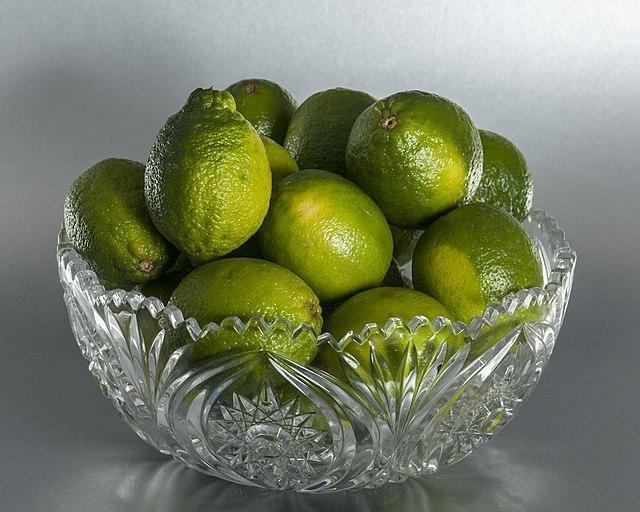
#> input picture test.jpg, 640 x 512 px
$ python -i main.py   (imports and definitions only)
#> lines starting #> are read from the running program, lines starting #| are printed output that depends on the picture
# Photolime metadata for GUI
METADATA = {
    "name": "Adjustments",
    "id": "adjustments",
    "icon": ("GtkIcon", "image"),
    "description": "Contrast, saturation, lightness and more"
}

import PIL
import numpy
from PIL import Image, ImageDraw, ImageEnhance

import gi
# [1 line not run here, left out]
from gi.repository import Gtk, GdkPixbuf, GLib


class Operation:
    def __init__(self, image: Image):
        self.image = image
        self.ready = False
        builder = Gtk.Builder()
        builder.add_from_file(f"modules/{METADATA['id']}/settings.glade")

        self.builder = builder

        self.brightness = builder.get_object("brightness")
        self.contrast = builder.get_object("contrast")
        self.saturation = builder.get_object("saturation")
        self.sharpness = builder.get_object("sharpness")

        def apply(event):
            self.process()

        def reset(event):
            self.brightness.set_value(0)
            self.contrast.set_value(0)
            self.saturation.set_value(0)
            self.sharpness.set_value(0)

        def cancel(event):
            window.destroy()

        handlers = {
            "reset": reset,
            "cancel": cancel,
            "apply": apply,
        }

        builder.connect_signals(handlers)

        window = builder.get_object("settings")
        window.show_all()
        self.window = window

    def process(self) -> Image:
        print("Modifying image!")

        brightness = self.builder.get_object("brightness").get_value() / 100 + 1
        contrast = self.builder.get_object("contrast").get_value() / 100 + 1
        saturation = self.builder.get_object("saturation").get_value() / 100 + 1
        sharpness = self.builder.get_object("sharpness").get_value() / 100 + 1

        pixels = self.image.load()
        image = self.image.copy()

        brightnessEnhancer = ImageEnhance.Brightness(image)
        image = brightnessEnhancer.enhance(brightness)

        contrastEnhancer = ImageEnhance.Contrast(image)
        image = contrastEnhancer.enhance(contrast)

        saturationEnhancer = ImageEnhance.Color(image)
        image = saturationEnhancer.enhance(saturation)

        sharpnessEnhancer = ImageEnhance.Sharpness(image)
        image = sharpnessEnhancer.enhance(sharpness)

        self.image = image
        self.ready = True
        self.window.destroy()

>>> import cv2
>>> picture = cv2.imread('../../test.jpg', cv2.IMREAD_GRAYSCALE)
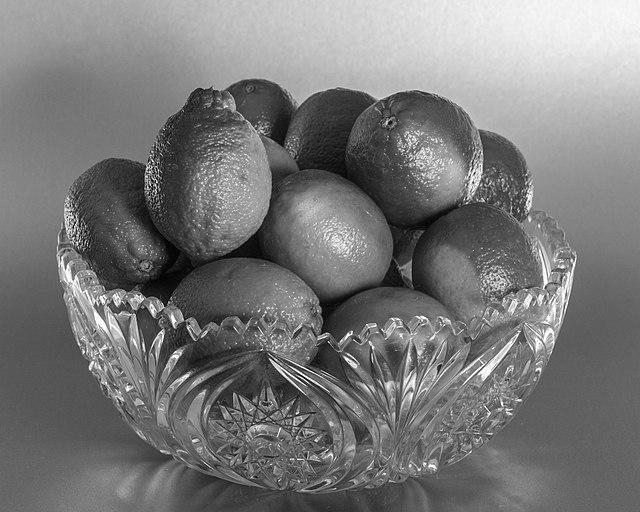
#> picture: shape (512, 640); min 0, max 255, mean 120.5
#> (the run stopped early here; a loop or call above may not have finished)

$ run again, on 114_once_an_iceberg_now_a_Growler_and_a_scupture_V-P.jpg
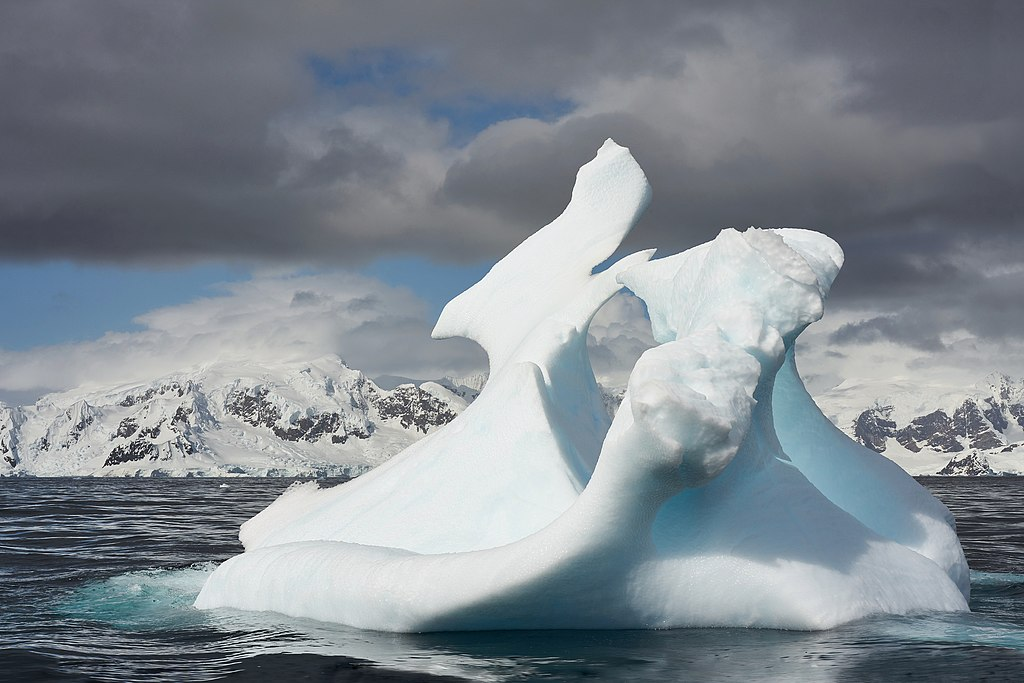
#> input picture 114_once_an_iceberg_now_a_Growler_and_a_scupture_V-P.jpg, 1024 x 683 px
#> `picture = cv2.imread('../../test.jpg', cv2.IMREAD_GRAYSCALE)`:
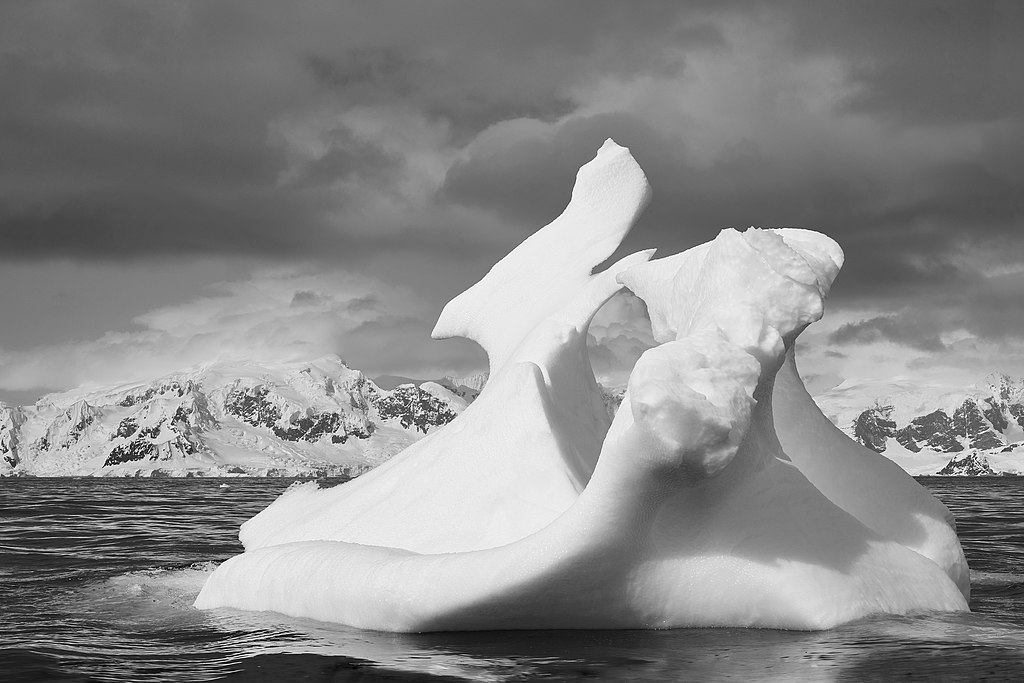
#> picture: shape (683, 1024); min 0, max 255, mean 136

$ run again, on Aerial_view_to_Motovun.jpg
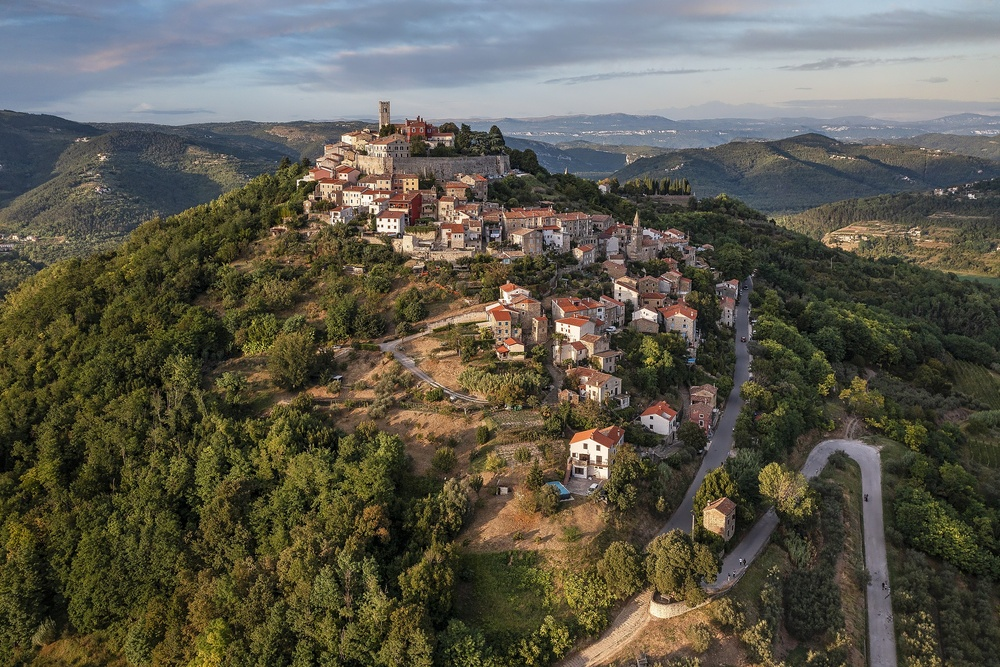
#> input picture Aerial_view_to_Motovun.jpg, 1000 x 667 px, shrunk from 2560 x 1707 before the run
#> `picture = cv2.imread('../../test.jpg', cv2.IMREAD_GRAYSCALE)`:
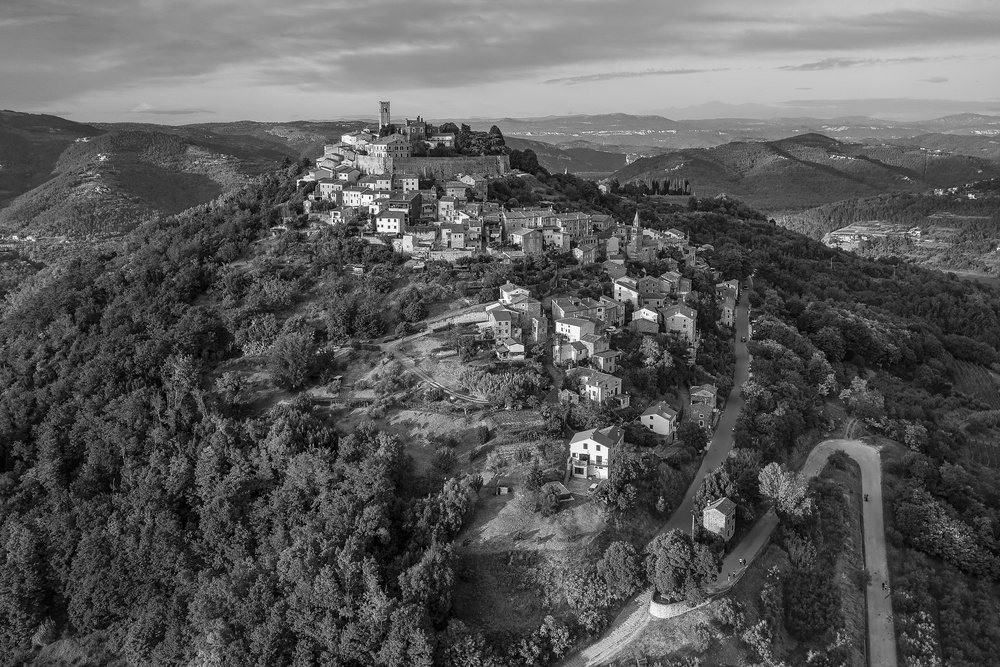
#> picture: shape (667, 1000); min 0, max 255, mean 89.3
